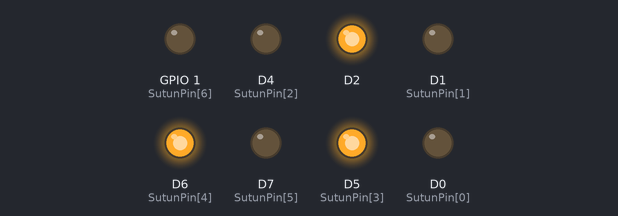
The sketch below on a simulated ESP8266 (NodeMCU). Parts: output pins drawn as LEDs (lit = HIGH).

Above: at 0.5 s.
At 3.5 s:
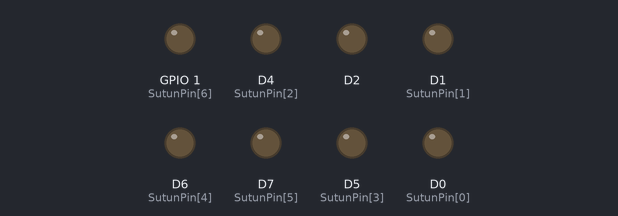
Timing chart, 0 to 4.6 s (numbered marks = the images above):
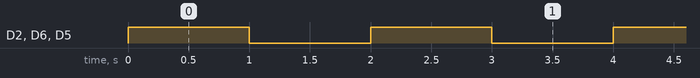

Measured:
- by itself, D2, D6 (SutunPin[4]), D5 (SutunPin[3]): alternates HIGH for 1.0 s and LOW for 1.0 s

The sketch:

DENEYAP_L3_1_15_LedKup_1sn.ino
```cpp
/*  HAFTA 3 - UYGULAMA 1.15
    KONU: KUP LED
    Amac: 3X3' kup led katlari yakilir gorsel led solen yapilir.
*/
int SutunPin[9] = {D0,D1,D4,D5,D6,D7,D10,D11,D15};

void setup() {

  for(int i=0;i<9;i++){
    pinMode(SutunPin[i], OUTPUT);
    digitalWrite(SutunPin[i], LOW );
  }

  pinMode(D12, OUTPUT); //Kat 1
  pinMode(D13, OUTPUT); //Kat 2
  pinMode(D14, OUTPUT); //Kat 3
}

void loop() {
  digitalWrite(D12, HIGH );
  digitalWrite(D13, HIGH );
  digitalWrite(D14, HIGH );
  delay(1000);

  digitalWrite(D12, LOW );
  digitalWrite(D13, LOW );
  digitalWrite(D14, LOW );
  delay(1000);
}
```
